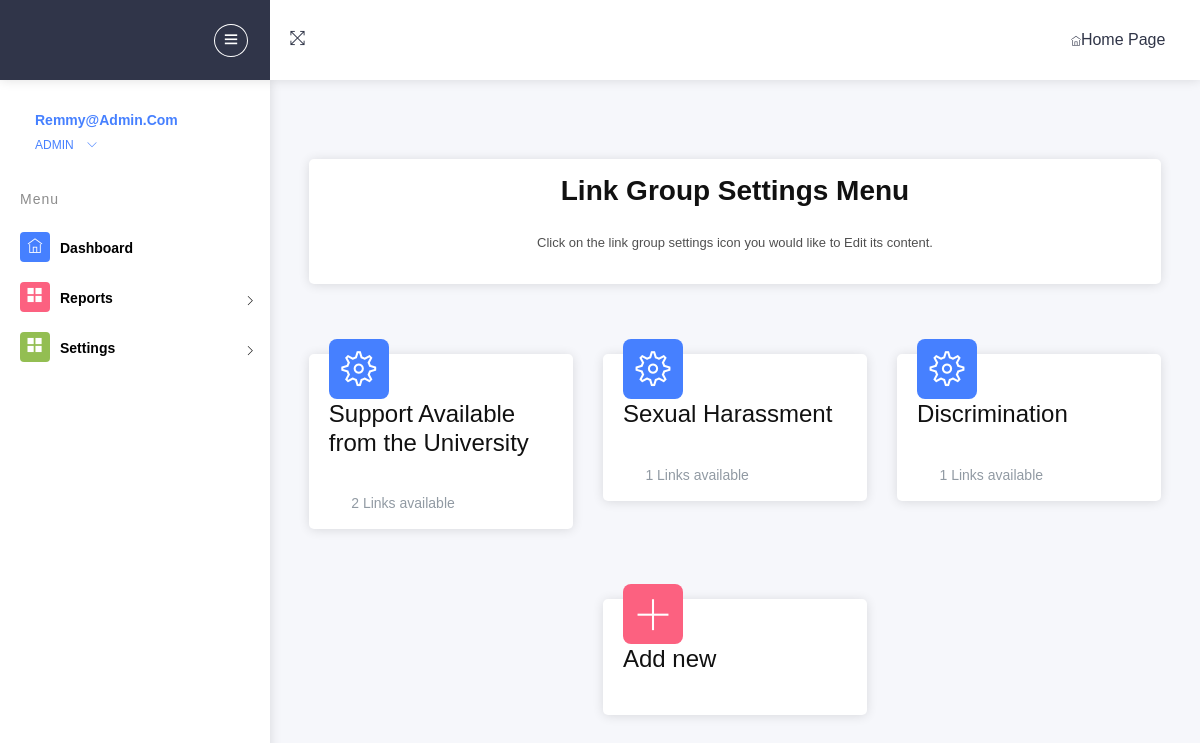
The app's page /admin/linkCategorySettings.php (signed in) with its own data.
### tables this page shows
CREATE TABLE `link_categories` (
  `ID` int(100) NOT NULL,
  `CATEGORY` varchar(255) NOT NULL,
  `IMAGE` text NOT NULL
);

### admin/linkCategorySettings.php (the view, shortened to what this page needs)
<?php
include('sidebar.php');
include('reports.php');
  ?>
    <div class="pcoded-content">
        <div class="pcoded-inner-content">
            <div class="main-body">
                <div class="page-wrapper">
                      <div class="row">
                        <div class="col-md-6 col-lg-12">
                            <div class="card widget-card-1">
                                <div class="card-block-small">
                                  <div class="card-header-left">
                                      <h3 class="text-Custom text-center"><b>Link Group Settings Menu</b></h3>
                                      <p class="text-center">Click on the link group settings icon you would like to Edit its content.</p>
                                  </div>
                                  </div>
                                </div>
                        </div>
                        <?php
                        $query1 = "SELECT * FROM link_categories";
                        $query1_result = mysqli_query($con, $query1);
                        if(mysqli_num_rows($query1_result)>0){
                          while ($row = mysqli_fetch_array($query1_result)){
                            $category_id = $row['ID'];
                            $category = $row['CATEGORY'];
                            ?>
                              <div class="col-md-6 col-lg-4">
                                  <div class="card widget-card-1">
                                      <div class="card-block-small">
                                          <a href="../group_editor.php?id=<?php echo  $category_id ?>"><i class="ti-settings bg-c-blue card1-icon"></i></a>
                                          <br>
                                          <?php
                                              echo "<h4 class = 'text-left'>". $category."  </h4>";
                                           ?>
                                          <div>
                                              <span class="f-left m-t-10 text-muted">
                                                <?php
                                                $query2 = "SELECT COUNT(*) as count_links from links WHERE CATEGORY_ID = $category_id";
                                                $query2_result = mysqli_query($con, $query2);
                                                if(mysqli_num_rows($query2_result)>0){
                                                  while ($row = mysqli_fetch_array($query2_result)){
                                                    $count_links = $row['count_links'];
                                                 ?>
                                                  <i class="text-c-blue f-16 icofont icofont-warning m-r-10"></i><?php echo $count_links." Links available"; ?>
                                              </span>
                                              <?php }} ?>
                                          </div>
                                      </div>
                                  </div>
                              </div>
                        <?php }} ?>
                        <div class="container col-lg-4">
                        <div class="card widget-card-1">
                          <div class="card-block-small ">
                            <i class="ti-plus bg-c-pink card1-icon"></i>
                            <br>
                            <?php
                                echo "<h4 class = 'text-left'>Add new</h4>";
                             ?>
                          </div>
                        </div>
                        </div>
                        </div></div></div></div></div></div>
</body>
</html>

### records on screen
link_categories: CATEGORY "Support Available from the University", count_links "2"
link_categories: CATEGORY "Sexual Harassment", count_links "1"
link_categories: CATEGORY "Discrimination", count_links "1"

### other values on screen
$_SESSION['user'] "Remmy@admin.com"
$_SESSION['title'] "ADMIN"
